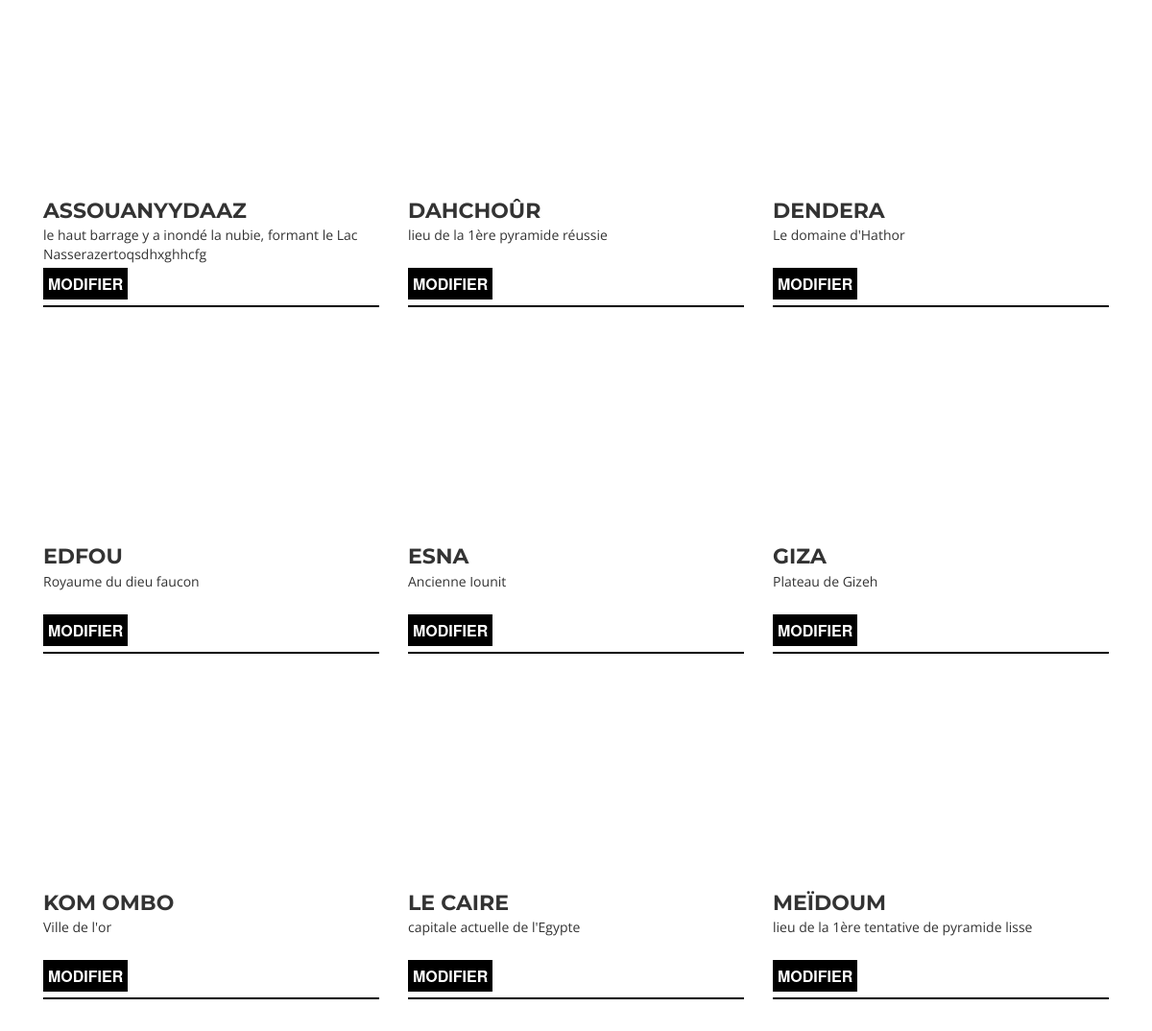
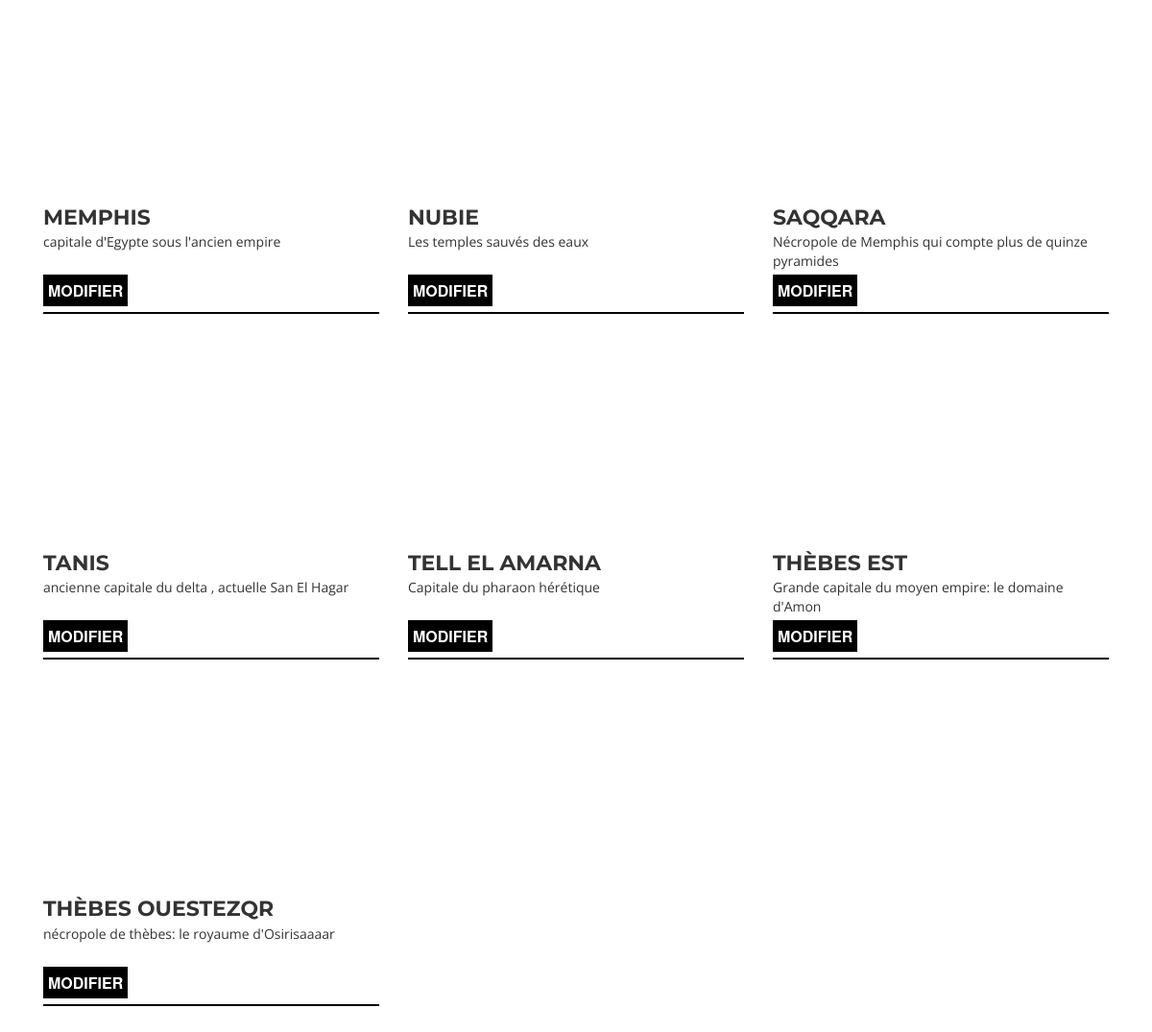
Screenshot of /indexPDO.php with the database file from the repository (2 pictures, top to bottom).
### tables this page shows
CREATE TABLE IF NOT EXISTS `lieu` (
  `NomLieu` varchar(255) NOT NULL DEFAULT '',
  `description` varchar(255) DEFAULT NULL,
  `situation` varchar(255) DEFAULT NULL,
  PRIMARY KEY (`NomLieu`)
);

### indexPDO.php (the view, shortened to what this page needs)
<!DOCTYPE html>
<html lang="fr">
<head>
	<link rel="stylesheet" href="style.css">
	<link rel="stylesheet" href="bootstrap.min.css">
</head>
<body>
<div class="container">
	<?php
		$bdd = new PDO('mysql:host=localhost;dbname=egypte', 'root', '');
		$query="SELECT * from LIEU";
		$str = $bdd->query($query) or die("ATTENTION");
		$result = $str->fetchALl(PDO::FETCH_ASSOC);
		foreach ($result as $donnees) {
			echo "<div class='cadre col-md-4'>";
			echo '<div class="photos" style="background:url(./photos/'.str_replace(" ", "",$donnees['NomLieu']).'.jpg);"> </div>';
			echo "<div class='encart-description'>";
			echo "<p class='title'>".$donnees['NomLieu']."</p>";
			echo "<p class='description'>".$donnees['description']."</p>";
			echo "<a class='button' href='formulaire.php?NomLieu=".$donnees['NomLieu']."'>Modifier</a>";
			echo "</div>";
			echo "</div>";
		}
	?>
	</div>
</body>
</html>

### style.css (style rules this page uses)
* { padding:0; margin:0; }
.photos { background-repeat:no-repeat; width: 100%; height: 200px; display: inline-block; background-size: cover !important; transition:all 1s; }
.encart-description { margin-bottom: 40px; border-bottom: 2px solid black; }
.description { height: 50px; display: block; font-family: 'Open Sans', sans-serif; }
.title { text-transform: uppercase; font-weight: bold; font-size: 22px; margin:0; font-family: 'Montserrat', sans-serif; }
a.button { color: white; background: black; padding: 5px; clear: both; font-size: 16px; margin-bottom: 10px; position: relative; top: -10px; text-transform: uppercase; font-weight: bold; }

### rows the page displays
lieu: NomLieu "ASSOUANYYDAAZ", description "le haut barrage y a inondé la nubie, formant le Lac Nasserazertoqsdhxghhcfg"
lieu: NomLieu "DAHCHOÛR", description "lieu de la 1ère pyramide réussie"
lieu: NomLieu "DENDERA", description "Le domaine d'Hathor"
lieu: NomLieu "EDFOU", description "Royaume du dieu faucon"
lieu: NomLieu "ESNA", description "Ancienne Iounit"
lieu: NomLieu "GIZA", description "Plateau de Gizeh"
lieu: NomLieu "KOM OMBO", description "Ville de l'or"
lieu: NomLieu "LE CAIRE", description "capitale actuelle de l'Egypte"
lieu: NomLieu "MEÏDOUM", description "lieu de la 1ère tentative de pyramide lisse"
lieu: NomLieu "MEMPHIS", description "capitale d'Egypte sous l'ancien empire"
lieu: NomLieu "NUBIE", description "Les temples sauvés des eaux"
lieu: NomLieu "SAQQARA", description "Nécropole de Memphis qui compte plus de quinze pyramides"
lieu: NomLieu "TANIS", description "ancienne capitale du delta , actuelle San El Hagar"
lieu: NomLieu "TELL EL AMARNA", description "Capitale du pharaon hérétique"
lieu: NomLieu "THÈBES EST", description "Grande capitale du moyen empire: le domaine d'Amon"
lieu: NomLieu "THÈBES OUESTEZQR", description "nécropole de thèbes: le royaume d'Osirisaaaar"
